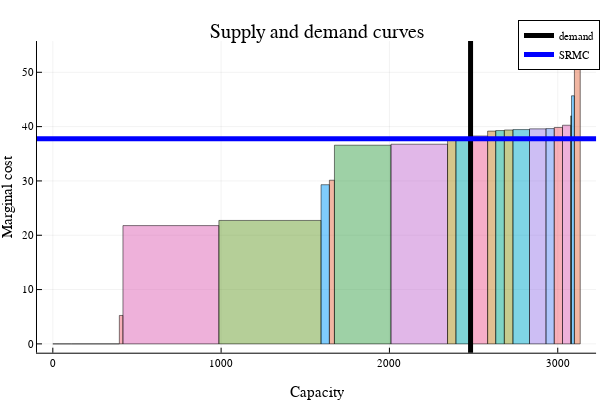

The notebook cell this image was saved under:
### Markdown cell above
Now, let's plot this as a supply curve where:

- width = capacity of the generator (i.e., $Pmax$)
- height = variable cost of the generator ($VarCost$)

### Code cell
rectangle(w, h, x, y) = Shape(x .+ [0,w,w,0], y .+ [0,0,h,h])

p = plot(nrow(supply_curve))

marg_gen = 0
marg_price = 0
x = 0
for i in 1:nrow(supply_curve)
    plot!(p, rectangle(supply_curve[i,:cap],
            supply_curve[i,:varcost],x,0), opacity=.5, 
            label = "")
    if (x < loads_single[1,:demand]) && (x + supply_curve[i,:cap] > loads_single[1,:demand])
        marg_gen = i
        marg_price = supply_curve[i,:varcost]
    end
    x = x + supply_curve[i,:cap]
end 
vline!([loads_single[1,:demand]],linecolor="black",linewidth=5,
label = "demand")
hline!([marg_price],linecolor="blue",linewidth=5,
label = "SRMC")
title!("Supply and demand curves")
xlabel!("Capacity")
ylabel!("Marginal cost")
p

### Figure 1 — Plotly figure (JSON) as saved in the notebook; plotly's stock layout.template omitted (floating-point values rounded to 4 significant figures)
{"data": [{"fill": "tozeroy", "fillcolor": "rgba(142, 151, 30, 0.500)", "hoverinfo": "none", "legendgroup": "", "line": {"color": "rgba(0, 0, 0, 0.500)", "dash": "solid", "width": 1}, "mode": "lines", "name": "", "showlegend": false, "type": "scatter", "x": [0, 42, 42, 0, 0], "xaxis": "x1", "y": [0, 0, 0, 0, 0], "yaxis": "y1"}, {"fill": "tozeroy", "fillcolor": "rgba(0, 169, 204, 0.500)", "hoverinfo": "none", "legendgroup": "", "line": {"color": "rgba(0, 0, 0, 0.500)", "dash": "solid", "width": 1}, "mode": "lines", "name": "", "showlegend": false, "type": "scatter", "x": [42, 107.4, 107.4, 42, 42], "xaxis": "x1", "y": [0, 0, 0, 0, 0], "yaxis": "y1"}, {"fill": "tozeroy", "fillcolor": "rgba(155, 127, 233, 0.500)", "hoverinfo": "none", "legendgroup": "", "line": {"color": "rgba(0, 0, 0, 0.500)", "dash": "solid", "width": 1}, "mode": "lines", "name": "", "showlegend": false, "type": "scatter", "x": [107.4, 110.6, 110.6, 107.4, 107.4], "xaxis": "x1", "y": [0, 0, 0, 0, 0], "yaxis": "y1"}, {"fill": "tozeroy", "fillcolor": "rgba(97, 141, 246, 0.500)", "hoverinfo": "none", "legendgroup": "", "line": {"color": "rgba(0, 0, 0, 0.500)", "dash": "solid", "width": 1}, "mode": "lines", "name": "", "showlegend": false, "type": "scatter", "x": [110.6, 395.3, 395.3, 110.6, 110.6], "xaxis": "x1", "y": [0, 0, 0, 0, 0], "yaxis": "y1"}, {"fill": "tozeroy", "fillcolor": "rgba(240, 96, 115, 0.500)", "hoverinfo": "none", "legendgroup": "", "line": {"color": "rgba(0, 0, 0, 0.500)", "dash": "solid", "width": 1}, "mode": "lines", "name": "", "showlegend": false, "type": "scatter", "x": [395.3, 416.7, 416.7, 395.3, 395.3], "xaxis": "x1", "y": [0, 0, 5.234, 5.234, 0], "yaxis": "y1"}, {"fill": "tozeroy", "fillcolor": "rgba(221, 101, 182, 0.500)", "hoverinfo": "none", "legendgroup": "", "line": {"color": "rgba(0, 0, 0, 0.500)", "dash": "solid", "width": 1}, "mode": "lines", "name": "", "showlegend": false, "type": "scatter", "x": [416.7, 986.7, 986.7, 416.7, 416.7], "xaxis": "x1", "y": [0, 0, 21.78, 21.78, 0], "yaxis": "y1"}, {"fill": "tozeroy", "fillcolor": "rgba(108, 159, 51, 0.500)", "hoverinfo": "none", "legendgroup": "", "line": {"color": "rgba(0, 0, 0, 0.500)", "dash": "solid", "width": 1}, "mode": "lines", "name": "", "showlegend": false, "type": "scatter", "x": [986.7, 1594.0, 1594.0, 986.7, 986.7], "xaxis": "x1", "y": [0, 0, 22.73, 22.73, 0], "yaxis": "y1"}, {"fill": "tozeroy", "fillcolor": "rgba(0, 154, 250, 0.500)", "hoverinfo": "none", "legendgroup": "", "line": {"color": "rgba(0, 0, 0, 0.500)", "dash": "solid", "width": 1}, "mode": "lines", "name": "", "showlegend": false, "type": "scatter", "x": [1594.0, 1643.0, 1643.0, 1594.0, 1594.0], "xaxis": "x1", "y": [0, 0, 29.31, 29.31, 0], "yaxis": "y1"}, {"fill": "tozeroy", "fillcolor": "rgba(227, 111, 71, 0.500)", "hoverinfo": "none", "legendgroup": "", "line": {"color": "rgba(0, 0, 0, 0.500)", "dash": "solid", "width": 1}, "mode": "lines", "name": "", "showlegend": false, "type": "scatter", "x": [1643.0, 1673.0, 1673.0, 1643.0, 1643.0], "xaxis": "x1", "y": [0, 0, 30.13, 30.13, 0], "yaxis": "y1"}, {"fill": "tozeroy", "fillcolor": "rgba(62, 164, 78, 0.500)", "hoverinfo": "none", "legendgroup": "", "line": {"color": "rgba(0, 0, 0, 0.500)", "dash": "solid", "width": 1}, "mode": "lines", "name": "", "showlegend": false, "type": "scatter", "x": [1673.0, 2009.0, 2009.0, 1673.0, 1673.0], "xaxis": "x1", "y": [0, 0, 36.58, 36.58, 0], "yaxis": "y1"}, {"fill": "tozeroy", "fillcolor": "rgba(195, 113, 210, 0.500)", "hoverinfo": "none", "legendgroup": "", "line": {"color": "rgba(0, 0, 0, 0.500)", "dash": "solid", "width": 1}, "mode": "lines", "name": "", "showlegend": false, "type": "scatter", "x": [2009.0, 2345.0, 2345.0, 2009.0, 2009.0], "xaxis": "x1", "y": [0, 0, 36.76, 36.76, 0], "yaxis": "y1"}, {"fill": "tozeroy", "fillcolor": "rgba(172, 142, 24, 0.500)", "hoverinfo": "none", "legendgroup": "", "line": {"color": "rgba(0, 0, 0, 0.500)", "dash": "solid", "width": 1}, "mode": "lines", "name": "", "showlegend": false, "type": "scatter", "x": [2345.0, 2395.0, 2395.0, 2345.0, 2345.0], "xaxis": "x1", "y": [0, 0, 37.73, 37.73, 0], "yaxis": "y1"}, {"fill": "tozeroy", "fillcolor": "rgba(0, 170, 174, 0.500)", "hoverinfo": "none", "legendgroup": "", "line": {"color": "rgba(0, 0, 0, 0.500)", "dash": "solid", "width": 1}, "mode": "lines", "name": "", "showlegend": false, "type": "scatter", "x": [2395.0, 2492.0, 2492.0, 2395.0, 2395.0], "xaxis": "x1", "y": [0, 0, 37.78, 37.78, 0], "yaxis": "y1"}, {"fill": "tozeroy", "fillcolor": "rgba(237, 94, 147, 0.500)", "hoverinfo": "none", "legendgroup": "", "line": {"color": "rgba(0, 0, 0, 0.500)", "dash": "solid", "width": 1}, "mode": "lines", "name": "", "showlegend": false, "type": "scatter", "x": [2492.0, 2583.0, 2583.0, 2492.0, 2492.0], "xaxis": "x1", "y": [0, 0, 38.27, 38.27, 0], "yaxis": "y1"}, {"fill": "tozeroy", "fillcolor": "rgba(198, 130, 37, 0.500)", "hoverinfo": "none", "legendgroup": "", "line": {"color": "rgba(0, 0, 0, 0.500)", "dash": "solid", "width": 1}, "mode": "lines", "name": "", "showlegend": false, "type": "scatter", "x": [2583.0, 2631.0, 2631.0, 2583.0, 2583.0], "xaxis": "x1", "y": [0, 0, 39.17, 39.17, 0], "yaxis": "y1"}, {"fill": "tozeroy", "fillcolor": "rgba(0, 169, 141, 0.500)", "hoverinfo": "none", "legendgroup": "", "line": {"color": "rgba(0, 0, 0, 0.500)", "dash": "solid", "width": 1}, "mode": "lines", "name": "", "showlegend": false, "type": "scatter", "x": [2631.0, 2683.0, 2683.0, 2631.0, 2631.0], "xaxis": "x1", "y": [0, 0, 39.28, 39.28, 0], "yaxis": "y1"}, {"fill": "tozeroy", "fillcolor": "rgba(142, 151, 30, 0.500)", "hoverinfo": "none", "legendgroup": "", "line": {"color": "rgba(0, 0, 0, 0.500)", "dash": "solid", "width": 1}, "mode": "lines", "name": "", "showlegend": false, "type": "scatter", "x": [2683.0, 2734.0, 2734.0, 2683.0, 2683.0], "xaxis": "x1", "y": [0, 0, 39.38, 39.38, 0], "yaxis": "y1"}, {"fill": "tozeroy", "fillcolor": "rgba(0, 169, 204, 0.500)", "hoverinfo": "none", "legendgroup": "", "line": {"color": "rgba(0, 0, 0, 0.500)", "dash": "solid", "width": 1}, "mode": "lines", "name": "", "showlegend": false, "type": "scatter", "x": [2734.0, 2832.0, 2832.0, 2734.0, 2734.0], "xaxis": "x1", "y": [0, 0, 39.46, 39.46, 0], "yaxis": "y1"}, {"fill": "tozeroy", "fillcolor": "rgba(155, 127, 233, 0.500)", "hoverinfo": "none", "legendgroup": "", "line": {"color": "rgba(0, 0, 0, 0.500)", "dash": "solid", "width": 1}, "mode": "lines", "name": "", "showlegend": false, "type": "scatter", "x": [2832.0, 2930.0, 2930.0, 2832.0, 2832.0], "xaxis": "x1", "y": [0, 0, 39.58, 39.58, 0], "yaxis": "y1"}, {"fill": "tozeroy", "fillcolor": "rgba(97, 141, 246, 0.500)", "hoverinfo": "none", "legendgroup": "", "line": {"color": "rgba(0, 0, 0, 0.500)", "dash": "solid", "width": 1}, "mode": "lines", "name": "", "showlegend": false, "type": "scatter", "x": [2930.0, 2979.0, 2979.0, 2930.0, 2930.0], "xaxis": "x1", "y": [0, 0, 39.64, 39.64, 0], "yaxis": "y1"}, {"fill": "tozeroy", "fillcolor": "rgba(240, 96, 115, 0.500)", "hoverinfo": "none", "legendgroup": "", "line": {"color": "rgba(0, 0, 0, 0.500)", "dash": "solid", "width": 1}, "mode": "lines", "name": "", "showlegend": false, "type": "scatter", "x": [2979.0, 3028.0, 3028.0, 2979.0, 2979.0], "xaxis": "x1", "y": [0, 0, 39.84, 39.84, 0], "yaxis": "y1"}, {"fill": "tozeroy", "fillcolor": "rgba(221, 101, 182, 0.500)", "hoverinfo": "none", "legendgroup": "", "line": {"color": "rgba(0, 0, 0, 0.500)", "dash": "solid", "width": 1}, "mode": "lines", "name": "", "showlegend": false, "type": "scatter", "x": [3028.0, 3077.0, 3077.0, 3028.0, 3028.0], "xaxis": "x1", "y": [0, 0, 40.25, 40.25, 0], "yaxis": "y1"}, {"fill": "tozeroy", "fillcolor": "rgba(108, 159, 51, 0.500)", "hoverinfo": "none", "legendgroup": "", "line": {"color": "rgba(0, 0, 0, 0.500)", "dash": "solid", "width": 1}, "mode": "lines", "name": "", "showlegend": false, "type": "scatter", "x": [3077.0, 3082.0, 3082.0, 3077.0, 3077.0], "xaxis": "x1", "y": [0, 0, 41.97, 41.97, 0], "yaxis": "y1"}, {"fill": "tozeroy", "fillcolor": "rgba(0, 154, 250, 0.500)", "hoverinfo": "none", "legendgroup": "", "line": {"color": "rgba(0, 0, 0, 0.500)", "dash": "solid", "width": 1}, "mode": "lines", "name": "", "showlegend": false, "type": "scatter", "x": [3082.0, 3099.0, 3099.0, 3082.0, 3082.0], "xaxis": "x1", "y": [0, 0, 45.67, 45.67, 0], "yaxis": "y1"}, {"fill": "tozeroy", "fillcolor": "rgba(227, 111, 71, 0.500)", "hoverinfo": "none", "legendgroup": "", "line": {"color": "rgba(0, 0, 0, 0.500)", "dash": "solid", "width": 1}, "mode": "lines", "name": "", "showlegend": false, "type": "scatter", "x": [3099.0, 3134.0, 3134.0, 3099.0, 3099.0], "xaxis": "x1", "y": [0, 0, 54.13, 54.13, 0], "yaxis": "y1"}, {"colorbar": {"title": ""}, "legendgroup": "demand", "line": {"color": "rgba(0, 0, 0, 1.000)", "dash": "solid", "shape": "linear", "width": 5}, "mode": "lines", "name": "demand", "showlegend": true, "type": "scatter", "x": [2482, 2482], "xaxis": "x", "y": [-5739.0, 5794.0], "yaxis": "y", "zmax": null, "zmin": null}, {"colorbar": {"title": ""}, "legendgroup": "SRMC", "line": {"color": "rgba(0, 0, 255, 1.000)", "dash": "solid", "shape": "linear", "width": 5}, "mode": "lines", "name": "SRMC", "showlegend": true, "type": "scatter", "x": [-332300.0, 335400.0], "xaxis": "x", "y": [37.78, 37.78], "yaxis": "y", "zmax": null, "zmin": null}], "layout": {"annotations": [{"font": {"color": "rgba(0, 0, 0, 1.000)", "family": "sans-serif", "size": 20}, "rotation": 0, "showarrow": false, "text": "Supply and demand curves", "x": 0.5275, "xanchor": "center", "xref": "paper", "y": 1, "yanchor": "top", "yref": "paper"}], "height": 400, "legend": {"bgcolor": "rgba(255, 255, 255, 1.000)", "bordercolor": "rgba(0, 0, 0, 1.000)", "borderwidth": 1, "font": {"color": "rgba(0, 0, 0, 1.000)", "family": "sans-serif", "size": 11}, "title": {"font": {"color": "rgba(0, 0, 0, 1.000)", "family": "sans-serif", "size": 15}, "text": ""}, "tracegroupgap": 0, "traceorder": "normal", "x": 1, "xanchor": "auto", "y": 1, "yanchor": "auto"}, "margin": {"b": 20, "l": 0, "r": 0, "t": 20}, "paper_bgcolor": "rgba(255, 255, 255, 1.000)", "plot_bgcolor": "rgba(255, 255, 255, 1.000)", "showlegend": true, "width": 600, "xaxis": {"anchor": "y", "domain": [0.06165, 0.9934], "gridcolor": "rgba(0, 0, 0, 0.100)", "gridwidth": 0.5, "linecolor": "rgba(0, 0, 0, 1.000)", "mirror": false, "range": [-94.01, 3228.0], "showgrid": true, "showline": true, "showticklabels": true, "tickangle": 0, "tickcolor": "rgb(0, 0, 0)", "tickfont": {"color": "rgba(0, 0, 0, 1.000)", "family": "sans-serif", "size": 11}, "tickmode": "array", "ticks": "inside", "ticktext": ["0", "1000", "2000", "3000"], "tickvals": [0, 1000, 2000, 3000], "title": "Capacity", "titlefont": {"color": "rgba(0, 0, 0, 1.000)", "family": "sans-serif", "size": 15}, "type": "-", "visible": true, "zeroline": false, "zerolinecolor": "rgba(0, 0, 0, 1.000)"}, "yaxis": {"anchor": "x", "domain": [0.07581, 0.9415], "gridcolor": "rgba(0, 0, 0, 0.100)", "gridwidth": 0.5, "linecolor": "rgba(0, 0, 0, 1.000)", "mirror": false, "range": [-1.624, 55.75], "showgrid": true, "showline": true, "showticklabels": true, "tickangle": 0, "tickcolor": "rgb(0, 0, 0)", "tickfont": {"color": "rgba(0, 0, 0, 1.000)", "family": "sans-serif", "size": 11}, "tickmode": "array", "ticks": "inside", "ticktext": ["0", "10", "20", "30", "40", "50"], "tickvals": [0, 10, 20, 30, 40, 50], "title": "Marginal cost", "titlefont": {"color": "rgba(0, 0, 0, 1.000)", "family": "sans-serif", "size": 15}, "type": "-", "visible": true, "zeroline": false, "zerolinecolor": "rgba(0, 0, 0, 1.000)"}}}
